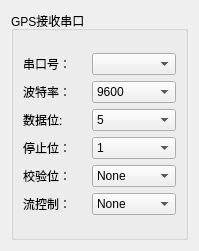
<?xml version="1.0" encoding="UTF-8"?>
<ui version="4.0">
 <class>GSerialPort</class>
 <widget class="QWidget" name="GSerialPort">
  <property name="geometry">
   <rect>
    <x>0</x>
    <y>0</y>
    <width>199</width>
    <height>251</height>
   </rect>
  </property>
  <property name="windowTitle">
   <string>Form</string>
  </property>
  <layout class="QVBoxLayout" name="verticalLayout_2">
   <item>
    <widget class="QGroupBox" name="groupBox">
     <property name="title">
      <string>GPS接收串口</string>
     </property>
     <layout class="QVBoxLayout" name="verticalLayout">
      <item>
       <layout class="QGridLayout" name="gridLayout">
        <item row="0" column="0">
         <widget class="QLabel" name="label">
          <property name="text">
           <string>串口号：</string>
          </property>
         </widget>
        </item>
        <item row="0" column="1">
         <widget class="QComboBox" name="SerialNumCbx"/>
        </item>
        <item row="1" column="0">
         <widget class="QLabel" name="label_2">
          <property name="text">
           <string>波特率：</string>
          </property>
         </widget>
        </item>
        <item row="1" column="1">
         <widget class="QComboBox" name="baudRateCbx">
          <item>
           <property name="text">
            <string>9600</string>
           </property>
          </item>
          <item>
           <property name="text">
            <string>115200</string>
           </property>
          </item>
         </widget>
        </item>
        <item row="2" column="0">
         <widget class="QLabel" name="label_3">
          <property name="text">
           <string>数据位:</string>
          </property>
         </widget>
        </item>
        <item row="2" column="1">
         <widget class="QComboBox" name="dataBitCbx">
          <item>
           <property name="text">
            <string>5</string>
           </property>
          </item>
          <item>
           <property name="text">
            <string>6</string>
           </property>
          </item>
          <item>
           <property name="text">
            <string>7</string>
           </property>
          </item>
          <item>
           <property name="text">
            <string>8</string>
           </property>
          </item>
         </widget>
        </item>
        <item row="3" column="0">
         <widget class="QLabel" name="label_4">
          <property name="text">
           <string>停止位：</string>
          </property>
         </widget>
        </item>
        <item row="3" column="1">
         <widget class="QComboBox" name="stopBitCbx">
          <item>
           <property name="text">
            <string>1</string>
           </property>
          </item>
          <item>
           <property name="text">
            <string>1.5</string>
           </property>
          </item>
          <item>
           <property name="text">
            <string>2</string>
           </property>
          </item>
         </widget>
        </item>
        <item row="4" column="0">
         <widget class="QLabel" name="label_5">
          <property name="text">
           <string>校验位：</string>
          </property>
         </widget>
        </item>
        <item row="4" column="1">
         <widget class="QComboBox" name="parityCbx">
          <item>
           <property name="text">
            <string>None</string>
           </property>
          </item>
          <item>
           <property name="text">
            <string>Odd</string>
           </property>
          </item>
          <item>
           <property name="text">
            <string>Even</string>
           </property>
          </item>
          <item>
           <property name="text">
            <string>Mark</string>
           </property>
          </item>
          <item>
           <property name="text">
            <string>Space</string>
           </property>
          </item>
         </widget>
        </item>
        <item row="5" column="0">
         <widget class="QLabel" name="label_6">
          <property name="text">
           <string>流控制：</string>
          </property>
         </widget>
        </item>
        <item row="5" column="1">
         <widget class="QComboBox" name="flowControlCbx">
          <item>
           <property name="text">
            <string>None</string>
           </property>
          </item>
          <item>
           <property name="text">
            <string>Hardware</string>
           </property>
          </item>
          <item>
           <property name="text">
            <string>Software</string>
           </property>
          </item>
         </widget>
        </item>
       </layout>
      </item>
     </layout>
    </widget>
   </item>
  </layout>
 </widget>
 <resources/>
 <connections/>
</ui>
